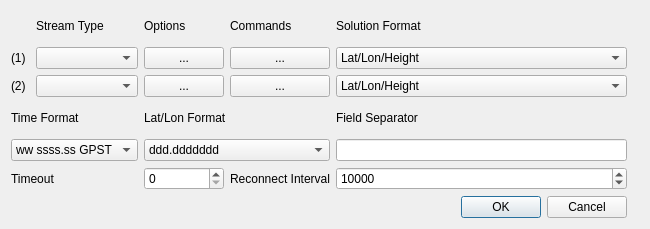
<?xml version="1.0" encoding="UTF-8"?>
<ui version="4.0">
 <class>ConnectDialog</class>
 <widget class="QWidget" name="ConnectDialog">
  <property name="geometry">
   <rect>
    <x>0</x>
    <y>0</y>
    <width>650</width>
    <height>229</height>
   </rect>
  </property>
  <property name="windowTitle">
   <string>Connection Settings</string>
  </property>
  <layout class="QGridLayout" name="gridLayout">
   <item row="2" column="3">
    <widget class="QPushButton" name="btnOption2">
     <property name="toolTip">
      <string>Select options for data stream</string>
     </property>
     <property name="text">
      <string>...</string>
     </property>
    </widget>
   </item>
   <item row="1" column="1" colspan="2">
    <widget class="QComboBox" name="cBSelectStream1">
     <property name="toolTip">
      <string>Select stream type for solution 1</string>
     </property>
     <item>
      <property name="text">
       <string/>
      </property>
     </item>
     <item>
      <property name="text">
       <string>Serial</string>
      </property>
     </item>
     <item>
      <property name="text">
       <string>TCP Client</string>
      </property>
     </item>
     <item>
      <property name="text">
       <string>TCP Server</string>
      </property>
     </item>
     <item>
      <property name="text">
       <string>NTRIP Client</string>
      </property>
     </item>
     <item>
      <property name="text">
       <string>File</string>
      </property>
     </item>
    </widget>
   </item>
   <item row="0" column="1">
    <widget class="QLabel" name="Label1">
     <property name="text">
      <string>Stream Type</string>
     </property>
    </widget>
   </item>
   <item row="1" column="4">
    <widget class="QPushButton" name="btnCommand1">
     <property name="toolTip">
      <string>Specify additional commands for stream</string>
     </property>
     <property name="text">
      <string>...</string>
     </property>
    </widget>
   </item>
   <item row="6" column="4">
    <widget class="QLabel" name="lblReconnect">
     <property name="text">
      <string>Reconnect Interval</string>
     </property>
     <property name="buddy">
      <cstring>sBReconnectTime</cstring>
     </property>
    </widget>
   </item>
   <item row="3" column="0" colspan="2">
    <widget class="QLabel" name="lblTimeFormat">
     <property name="text">
      <string>Time Format</string>
     </property>
     <property name="buddy">
      <cstring>cBTimeFormat</cstring>
     </property>
    </widget>
   </item>
   <item row="0" column="4">
    <widget class="QLabel" name="Label4">
     <property name="text">
      <string>Commands</string>
     </property>
    </widget>
   </item>
   <item row="1" column="3">
    <widget class="QPushButton" name="btnOption1">
     <property name="toolTip">
      <string>Select options for data stream</string>
     </property>
     <property name="text">
      <string>...</string>
     </property>
    </widget>
   </item>
   <item row="2" column="1" colspan="2">
    <widget class="QComboBox" name="cBSelectStream2">
     <property name="toolTip">
      <string>Select stream type for solution 2</string>
     </property>
     <item>
      <property name="text">
       <string/>
      </property>
     </item>
     <item>
      <property name="text">
       <string>Serial</string>
      </property>
     </item>
     <item>
      <property name="text">
       <string>TCP Client</string>
      </property>
     </item>
     <item>
      <property name="text">
       <string>TCP Server</string>
      </property>
     </item>
     <item>
      <property name="text">
       <string>NTRIP Client</string>
      </property>
     </item>
     <item>
      <property name="text">
       <string>File</string>
      </property>
     </item>
    </widget>
   </item>
   <item row="4" column="3" colspan="2">
    <widget class="QComboBox" name="cBDegFormat">
     <property name="toolTip">
      <string>Format for latitude and longitude</string>
     </property>
     <item>
      <property name="text">
       <string>ddd.ddddddd</string>
      </property>
     </item>
     <item>
      <property name="text">
       <string>ddd mm ss.sss</string>
      </property>
     </item>
    </widget>
   </item>
   <item row="4" column="5">
    <widget class="QLineEdit" name="lEFieldSeperator">
     <property name="toolTip">
      <string>Field separator used in data stream</string>
     </property>
    </widget>
   </item>
   <item row="0" column="5" colspan="3">
    <widget class="QLabel" name="Label3">
     <property name="text">
      <string>Solution Format</string>
     </property>
    </widget>
   </item>
   <item row="1" column="0">
    <widget class="QLabel" name="Label9">
     <property name="text">
      <string>(1)</string>
     </property>
    </widget>
   </item>
   <item row="2" column="0">
    <widget class="QLabel" name="Label10">
     <property name="text">
      <string>(2)</string>
     </property>
    </widget>
   </item>
   <item row="6" column="3">
    <widget class="QSpinBox" name="sBTimeoutTime">
     <property name="toolTip">
      <string>Timeout to detect inactivity (ms)</string>
     </property>
     <property name="maximum">
      <number>1000000</number>
     </property>
    </widget>
   </item>
   <item row="2" column="4">
    <widget class="QPushButton" name="btnCommand2">
     <property name="toolTip">
      <string>Specify additional commands for stream</string>
     </property>
     <property name="text">
      <string>...</string>
     </property>
    </widget>
   </item>
   <item row="4" column="0" colspan="3">
    <widget class="QComboBox" name="cBTimeFormat">
     <property name="toolTip">
      <string>Time format used in solution stream</string>
     </property>
     <item>
      <property name="text">
       <string>ww ssss.ss GPST</string>
      </property>
     </item>
     <item>
      <property name="text">
       <string>hh:mm:ss GPST</string>
      </property>
     </item>
     <item>
      <property name="text">
       <string>hh:mm:ss UTC</string>
      </property>
     </item>
     <item>
      <property name="text">
       <string>hh:mm:ss JST</string>
      </property>
     </item>
    </widget>
   </item>
   <item row="6" column="0" colspan="3">
    <widget class="QLabel" name="lblTimeout">
     <property name="text">
      <string>Timeout</string>
     </property>
     <property name="buddy">
      <cstring>sBTimeoutTime</cstring>
     </property>
    </widget>
   </item>
   <item row="6" column="5">
    <widget class="QSpinBox" name="sBReconnectTime">
     <property name="toolTip">
      <string>Timeout until reconnect (ms)</string>
     </property>
     <property name="maximum">
      <number>1000000</number>
     </property>
     <property name="value">
      <number>10000</number>
     </property>
    </widget>
   </item>
   <item row="0" column="3">
    <widget class="QLabel" name="Label2">
     <property name="text">
      <string>Options</string>
     </property>
    </widget>
   </item>
   <item row="3" column="3" colspan="2">
    <widget class="QLabel" name="lblLatLonFormat">
     <property name="text">
      <string>Lat/Lon Format</string>
     </property>
     <property name="buddy">
      <cstring>cBDegFormat</cstring>
     </property>
    </widget>
   </item>
   <item row="3" column="5">
    <widget class="QLabel" name="lblFieldSeparator">
     <property name="text">
      <string>Field Separator</string>
     </property>
     <property name="buddy">
      <cstring>lEFieldSeperator</cstring>
     </property>
    </widget>
   </item>
   <item row="2" column="5">
    <widget class="QComboBox" name="cBSolutionFormat2">
     <property name="toolTip">
      <string>Select solution format</string>
     </property>
     <item>
      <property name="text">
       <string>Lat/Lon/Height</string>
      </property>
     </item>
     <item>
      <property name="text">
       <string>X/Y/Z-ECEF</string>
      </property>
     </item>
     <item>
      <property name="text">
       <string>E/N/U-Baseline</string>
      </property>
     </item>
     <item>
      <property name="text">
       <string>NMEA0183</string>
      </property>
     </item>
     <item>
      <property name="text">
       <string>Solution Status</string>
      </property>
     </item>
    </widget>
   </item>
   <item row="1" column="5">
    <widget class="QComboBox" name="cBSolutionFormat1">
     <property name="toolTip">
      <string>Select solution format</string>
     </property>
     <item>
      <property name="text">
       <string>Lat/Lon/Height</string>
      </property>
     </item>
     <item>
      <property name="text">
       <string>X/Y/Z-ECEF</string>
      </property>
     </item>
     <item>
      <property name="text">
       <string>E/N/U-Baseline</string>
      </property>
     </item>
     <item>
      <property name="text">
       <string>NMEA0183</string>
      </property>
     </item>
     <item>
      <property name="text">
       <string>Solution Status</string>
      </property>
     </item>
    </widget>
   </item>
   <item row="7" column="0" colspan="6">
    <widget class="QDialogButtonBox" name="buttonBox">
     <property name="standardButtons">
      <set>QDialogButtonBox::Cancel|QDialogButtonBox::Ok</set>
     </property>
    </widget>
   </item>
  </layout>
 </widget>
 <tabstops>
  <tabstop>cBSelectStream1</tabstop>
  <tabstop>btnOption1</tabstop>
  <tabstop>btnCommand1</tabstop>
  <tabstop>cBSolutionFormat1</tabstop>
  <tabstop>cBSelectStream2</tabstop>
  <tabstop>btnOption2</tabstop>
  <tabstop>btnCommand2</tabstop>
  <tabstop>cBSolutionFormat2</tabstop>
  <tabstop>cBTimeFormat</tabstop>
  <tabstop>cBDegFormat</tabstop>
 </tabstops>
 <resources/>
 <connections/>
</ui>
